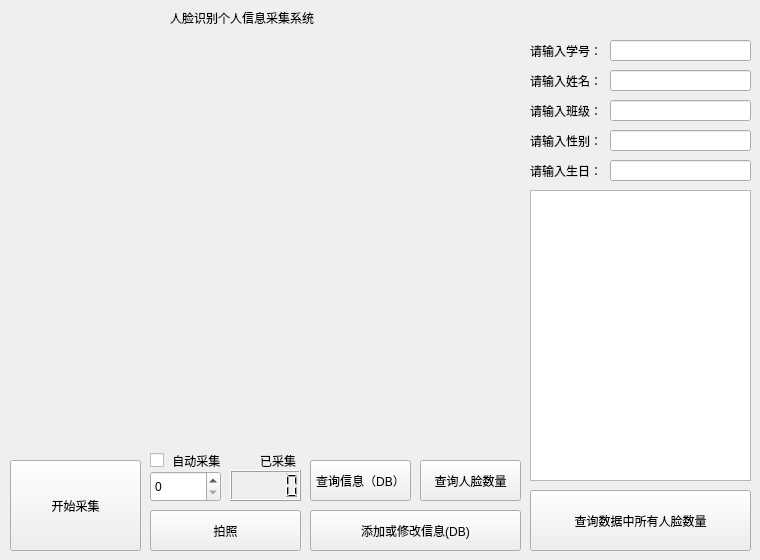
<?xml version="1.0" encoding="UTF-8"?>
<ui version="4.0">
 <class>Form</class>
 <widget class="QWidget" name="Form">
  <property name="geometry">
   <rect>
    <x>0</x>
    <y>0</y>
    <width>760</width>
    <height>560</height>
   </rect>
  </property>
  <property name="minimumSize">
   <size>
    <width>760</width>
    <height>560</height>
   </size>
  </property>
  <property name="maximumSize">
   <size>
    <width>760</width>
    <height>560</height>
   </size>
  </property>
  <property name="windowTitle">
   <string>Form</string>
  </property>
  <widget class="QLabel" name="label_name">
   <property name="geometry">
    <rect>
     <x>530</x>
     <y>70</y>
     <width>71</width>
     <height>21</height>
    </rect>
   </property>
   <property name="text">
    <string>请输入姓名：</string>
   </property>
  </widget>
  <widget class="QLabel" name="label_class">
   <property name="geometry">
    <rect>
     <x>530</x>
     <y>100</y>
     <width>71</width>
     <height>21</height>
    </rect>
   </property>
   <property name="text">
    <string>请输入班级：</string>
   </property>
  </widget>
  <widget class="QLabel" name="label_id">
   <property name="geometry">
    <rect>
     <x>530</x>
     <y>40</y>
     <width>71</width>
     <height>21</height>
    </rect>
   </property>
   <property name="text">
    <string>请输入学号：</string>
   </property>
  </widget>
  <widget class="QPushButton" name="bt_change_info">
   <property name="geometry">
    <rect>
     <x>310</x>
     <y>510</y>
     <width>211</width>
     <height>41</height>
    </rect>
   </property>
   <property name="text">
    <string>添加或修改信息(DB)</string>
   </property>
  </widget>
  <widget class="QPushButton" name="bt_start_collect">
   <property name="geometry">
    <rect>
     <x>10</x>
     <y>460</y>
     <width>131</width>
     <height>91</height>
    </rect>
   </property>
   <property name="text">
    <string>开始采集</string>
   </property>
  </widget>
  <widget class="QLabel" name="label_title">
   <property name="geometry">
    <rect>
     <x>170</x>
     <y>10</y>
     <width>251</width>
     <height>16</height>
    </rect>
   </property>
   <property name="text">
    <string>人脸识别个人信息采集系统</string>
   </property>
  </widget>
  <widget class="QPushButton" name="bt_check_info">
   <property name="geometry">
    <rect>
     <x>310</x>
     <y>460</y>
     <width>101</width>
     <height>41</height>
    </rect>
   </property>
   <property name="text">
    <string>查询信息（DB）</string>
   </property>
  </widget>
  <widget class="QLabel" name="label_sex">
   <property name="geometry">
    <rect>
     <x>530</x>
     <y>130</y>
     <width>71</width>
     <height>21</height>
    </rect>
   </property>
   <property name="text">
    <string>请输入性别：</string>
   </property>
  </widget>
  <widget class="QLabel" name="label_birth">
   <property name="geometry">
    <rect>
     <x>530</x>
     <y>160</y>
     <width>71</width>
     <height>21</height>
    </rect>
   </property>
   <property name="text">
    <string>请输入生日：</string>
   </property>
  </widget>
  <widget class="QLabel" name="label_capture">
   <property name="geometry">
    <rect>
     <x>10</x>
     <y>40</y>
     <width>500</width>
     <height>400</height>
    </rect>
   </property>
   <property name="minimumSize">
    <size>
     <width>500</width>
     <height>400</height>
    </size>
   </property>
   <property name="maximumSize">
    <size>
     <width>500</width>
     <height>400</height>
    </size>
   </property>
   <property name="text">
    <string/>
   </property>
  </widget>
  <widget class="QPushButton" name="bt_take_photo">
   <property name="geometry">
    <rect>
     <x>150</x>
     <y>510</y>
     <width>151</width>
     <height>41</height>
    </rect>
   </property>
   <property name="text">
    <string>拍照</string>
   </property>
  </widget>
  <widget class="QLineEdit" name="lineEdit_id">
   <property name="geometry">
    <rect>
     <x>610</x>
     <y>40</y>
     <width>141</width>
     <height>21</height>
    </rect>
   </property>
  </widget>
  <widget class="QLineEdit" name="lineEdit_name">
   <property name="geometry">
    <rect>
     <x>610</x>
     <y>70</y>
     <width>141</width>
     <height>21</height>
    </rect>
   </property>
  </widget>
  <widget class="QLineEdit" name="lineEdit_class">
   <property name="geometry">
    <rect>
     <x>610</x>
     <y>100</y>
     <width>141</width>
     <height>21</height>
    </rect>
   </property>
  </widget>
  <widget class="QLineEdit" name="lineEdit_sex">
   <property name="geometry">
    <rect>
     <x>610</x>
     <y>130</y>
     <width>141</width>
     <height>21</height>
    </rect>
   </property>
  </widget>
  <widget class="QLineEdit" name="lineEdit_birth">
   <property name="geometry">
    <rect>
     <x>610</x>
     <y>160</y>
     <width>141</width>
     <height>21</height>
    </rect>
   </property>
  </widget>
  <widget class="QTableView" name="tableView">
   <property name="geometry">
    <rect>
     <x>530</x>
     <y>190</y>
     <width>221</width>
     <height>291</height>
    </rect>
   </property>
  </widget>
  <widget class="QLCDNumber" name="lcdNumber_collection_nums">
   <property name="geometry">
    <rect>
     <x>230</x>
     <y>470</y>
     <width>71</width>
     <height>31</height>
    </rect>
   </property>
  </widget>
  <widget class="QLabel" name="label_collected">
   <property name="geometry">
    <rect>
     <x>260</x>
     <y>450</y>
     <width>41</width>
     <height>21</height>
    </rect>
   </property>
   <property name="text">
    <string>已采集</string>
   </property>
  </widget>
  <widget class="QSpinBox" name="spinBox_set_num">
   <property name="geometry">
    <rect>
     <x>150</x>
     <y>471</y>
     <width>71</width>
     <height>31</height>
    </rect>
   </property>
  </widget>
  <widget class="QCheckBox" name="checkBox_auto_collect">
   <property name="geometry">
    <rect>
     <x>150</x>
     <y>450</y>
     <width>71</width>
     <height>21</height>
    </rect>
   </property>
   <property name="text">
    <string> 自动采集</string>
   </property>
  </widget>
  <widget class="QPushButton" name="bt_check_id_faces">
   <property name="geometry">
    <rect>
     <x>420</x>
     <y>460</y>
     <width>101</width>
     <height>41</height>
    </rect>
   </property>
   <property name="text">
    <string>查询人脸数量</string>
   </property>
  </widget>
  <widget class="QPushButton" name="bt_check_dirs_faces">
   <property name="geometry">
    <rect>
     <x>530</x>
     <y>490</y>
     <width>221</width>
     <height>61</height>
    </rect>
   </property>
   <property name="text">
    <string>查询数据中所有人脸数量</string>
   </property>
  </widget>
  <zorder>label_name</zorder>
  <zorder>label_class</zorder>
  <zorder>label_id</zorder>
  <zorder>bt_start_collect</zorder>
  <zorder>label_title</zorder>
  <zorder>bt_check_info</zorder>
  <zorder>label_sex</zorder>
  <zorder>label_birth</zorder>
  <zorder>bt_change_info</zorder>
  <zorder>label_capture</zorder>
  <zorder>bt_take_photo</zorder>
  <zorder>lineEdit_id</zorder>
  <zorder>lineEdit_name</zorder>
  <zorder>lineEdit_class</zorder>
  <zorder>lineEdit_sex</zorder>
  <zorder>lineEdit_birth</zorder>
  <zorder>tableView</zorder>
  <zorder>lcdNumber_collection_nums</zorder>
  <zorder>label_collected</zorder>
  <zorder>spinBox_set_num</zorder>
  <zorder>checkBox_auto_collect</zorder>
  <zorder>bt_check_id_faces</zorder>
  <zorder>bt_check_dirs_faces</zorder>
 </widget>
 <tabstops>
  <tabstop>bt_start_collect</tabstop>
  <tabstop>checkBox_auto_collect</tabstop>
  <tabstop>spinBox_set_num</tabstop>
  <tabstop>bt_take_photo</tabstop>
  <tabstop>lineEdit_id</tabstop>
  <tabstop>lineEdit_name</tabstop>
  <tabstop>lineEdit_class</tabstop>
  <tabstop>lineEdit_sex</tabstop>
  <tabstop>lineEdit_birth</tabstop>
  <tabstop>bt_check_info</tabstop>
  <tabstop>bt_change_info</tabstop>
  <tabstop>bt_check_id_faces</tabstop>
  <tabstop>tableView</tabstop>
  <tabstop>bt_check_dirs_faces</tabstop>
 </tabstops>
 <resources/>
 <connections/>
</ui>
